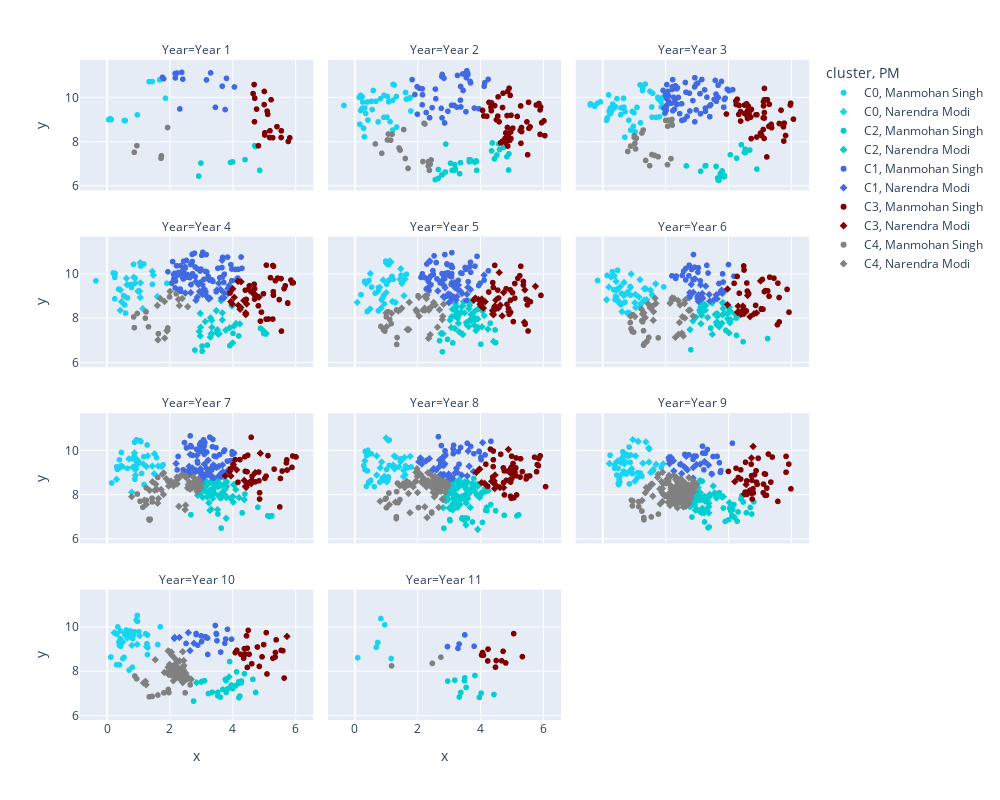

The cell this chart's notebook holds for it:
### Code cell
import plotly.express as px
fig = px.scatter(df_dim_date, x='x', y='y', color='cluster', symbol = 'PM', color_discrete_map = {'CO':'pink', 'C1':'royalblue', 'C2':'darkturquoise', 'C3':'maroon', 'C4': 'grey'}, 
                facet_col='Year', facet_col_wrap=3, size_max = 12, hover_data = 'index')

fig.update_layout(height=800, width=1000)
fig.show()
